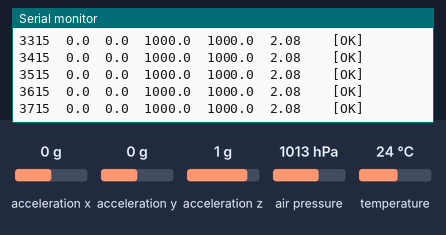
A sketch run on a simulated Arduino Uno, built with avr-gcc and run on an emulated ATmega328P. On the bench: the last lines printed to the serial monitor. Wiring (inferred from the names in the program): MPU-6050 motion sensor at I2C address 0x68; BMP180 pressure sensor at I2C address 0x77. The inputs (shaded band) are chosen by the test bench; at power-on: acceleration x 0 g, acceleration y 0 g, acceleration z 1 g, air pressure 1013 hPa, temperature 24 °C.

Above: at 3.8 s.
3.9 s: acceleration x set to -1.4 g
At 4.33 s:
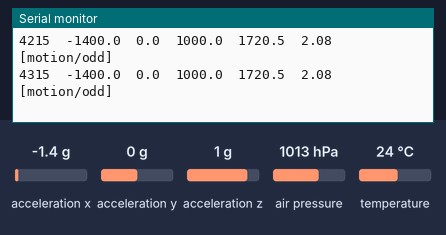
5.5 s: acceleration y set to -1.4 g
At 5.53 s:
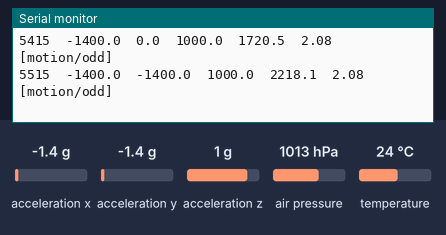
7.0 s: acceleration z set to -1.4 g
At 7.23 s:
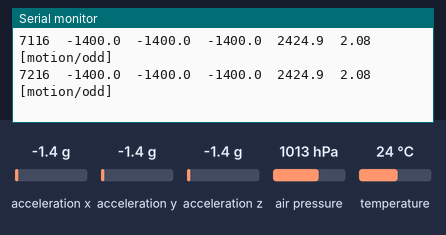
8.5 s: air pressure set to 952 hPa
At 9.03 s:
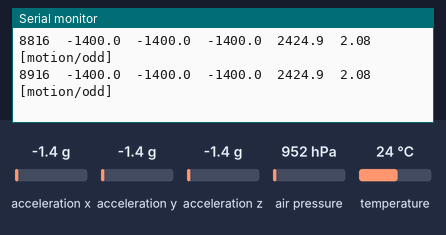
10.0 s: temperature set to 12 °C
At 10.23 s:
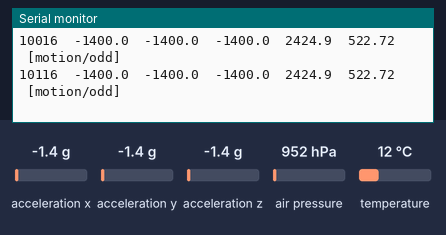
Timing chart, 0 to 12.5 s (numbered marks = the images above; inputs shaded):
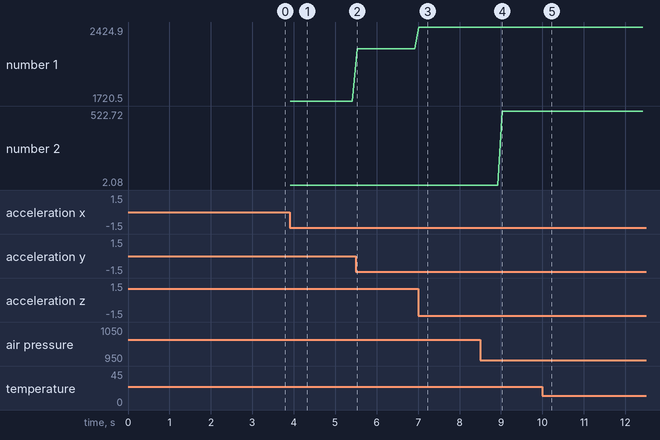

Measured:
- after the input at 3.9 s, the serial monitor: prints a new line at once (image 1)
- after the input at 5.5 s, the serial monitor: prints a new line at once (image 2)
- after the input at 7.0 s, the serial monitor: prints a new line at once (image 3)
- plotted number 1: 1720.5 → 2218.1 after the input at 5.5 s, 2218.1 → 2424.9 after the input at 7.0 s
- plotted number 2: 2.08 → 522.72 after the input at 8.5 s, 522.72 → 522.63 after the input at 10.0 s

The sketch:

SafeStride.ino
```cpp
/*
  MYOSA Continuous Sensor Monitor

  Streams live accelerometer + altitude readings to Serial Monitor at ~10 Hz.
*/

#include <Wire.h>
#include <math.h>

#define MPU_ADDR_PRIMARY  0x68
#define MPU_ADDR_ALT      0x69
#define BMP_ADDR          0x77

uint8_t mpu_addr = 0;
bool bmp_ok = false;

// BMP180 calibration coefficients
int16_t  AC1, AC2, AC3, BMP_B1, B2, MB, MC, MD;
uint16_t AC4, AC5, AC6;
const uint8_t OSS = 0;

// BMP180 helpers
uint8_t bmp_read8(uint8_t reg) {
  Wire.beginTransmission(BMP_ADDR);
  Wire.write(reg);
  Wire.endTransmission(false);
  Wire.requestFrom(BMP_ADDR, 1);
  return Wire.read();
}

uint16_t bmp_read16(uint8_t reg) {
  Wire.beginTransmission(BMP_ADDR);
  Wire.write(reg);
  Wire.endTransmission(false);
  Wire.requestFrom(BMP_ADDR, 2);
  uint16_t v = Wire.read() << 8;
  v |= Wire.read();
  return v;
}

void bmp_write8(uint8_t reg, uint8_t val) {
  Wire.beginTransmission(BMP_ADDR);
  Wire.write(reg);
  Wire.write(val);
  Wire.endTransmission();
}

bool bmp_init() {
  if (bmp_read8(0xD0) != 0x55) return false;

  AC1 = bmp_read16(0xAA);
  AC2 = bmp_read16(0xAC);
  AC3 = bmp_read16(0xAE);
  AC4 = bmp_read16(0xB0);
  AC5 = bmp_read16(0xB2);
  AC6 = bmp_read16(0xB4);
  BMP_B1 = bmp_read16(0xB6);
  B2  = bmp_read16(0xB8);
  MB  = bmp_read16(0xBA);
  MC  = bmp_read16(0xBC);
  MD  = bmp_read16(0xBE);

  return true;
}

long bmp_read_raw_temp() {
  bmp_write8(0xF4, 0x2E);
  delay(5);
  return (long)bmp_read16(0xF6);
}

long bmp_read_raw_pressure() {
  bmp_write8(0xF4, 0x34 + (OSS << 6));
  delay(5);
  return (long)bmp_read16(0xF6);
}

float bmp_altitude() {
  long UT = bmp_read_raw_temp();
  long UP = bmp_read_raw_pressure();

  long X1 = ((UT - (long)AC6) * (long)AC5) >> 15;
  long X2 = ((long)MC << 11) / (X1 + MD);
  long B5 = X1 + X2;

  long B6 = B5 - 4000;
  X1 = ((long)B2 * ((B6 * B6) >> 12)) >> 11;
  X2 = ((long)AC2 * B6) >> 11;
  long X3 = X1 + X2;
  long B3 = ((((long)AC1 * 4 + X3) << OSS) + 2) >> 2;

  X1 = ((long)AC3 * B6) >> 13;
  X2 = ((long)BMP_B1 * ((B6 * B6) >> 12)) >> 16;
  X3 = ((X1 + X2) + 2) >> 2;

  unsigned long B4 = ((unsigned long)AC4 * (unsigned long)(X3 + 32768)) >> 15;
  unsigned long B7 = ((unsigned long)UP - B3) * (50000 >> OSS);

  long p;
  if (B7 < 0x80000000) p = (B7 * 2) / B4;
  else                 p = (B7 / B4) * 2;

  X1 = (p >> 8) * (p >> 8);
  X1 = (X1 * 3038) >> 16;
  X2 = (-7357 * p) >> 16;
  p = p + ((X1 + X2 + 3791) >> 4);

  return 44330.0f * (1.0f - pow(p / 101325.0f, 1.0f / 5.255f));
}

// MPU6050 helpers
bool mpu_probe(uint8_t addr) {
  Wire.beginTransmission(addr);
  Wire.write(0x75);
  if (Wire.endTransmission(false) != 0) return false;

  Wire.requestFrom(addr, (uint8_t)1);
  if (!Wire.available()) return false;

  uint8_t who = Wire.read();
  return (who == 0x68 || who == 0x70 || who == 0x71);
}

void mpu_wake(uint8_t addr) {
  Wire.beginTransmission(addr);
  Wire.write(0x6B);
  Wire.write(0x00);
  Wire.endTransmission();
}

bool mpu_read_accel(float &ax, float &ay, float &az) {
  Wire.beginTransmission(mpu_addr);
  Wire.write(0x3B);
  if (Wire.endTransmission(false) != 0) return false;

  uint8_t n = Wire.requestFrom(mpu_addr, (uint8_t)6);
  if (n != 6) return false;

  int16_t rx = (Wire.read() << 8) | Wire.read();
  int16_t ry = (Wire.read() << 8) | Wire.read();
  int16_t rz = (Wire.read() << 8) | Wire.read();

  ax = rx / 16384.0f * 1000.0f;
  ay = ry / 16384.0f * 1000.0f;
  az = rz / 16384.0f * 1000.0f;

  return true;
}

void setup() {
  Serial.begin(115200);
  delay(2000);

  Wire.begin();
  Wire.setClock(100000);
  delay(500);

  Serial.println();
  Serial.println("=== MYOSA Continuous Sensor Monitor ===");
  Serial.println();

  if (mpu_probe(MPU_ADDR_PRIMARY)) {
    mpu_addr = MPU_ADDR_PRIMARY;
    Serial.println("MPU6050 found at 0x68");
  } else if (mpu_probe(MPU_ADDR_ALT)) {
    mpu_addr = MPU_ADDR_ALT;
    Serial.println("MPU6050 found at 0x69");
  } else {
    Serial.println("MPU6050 NOT FOUND on bus");
  }

  if (mpu_addr) {
    mpu_wake(mpu_addr);
    delay(100);
  }

  bmp_ok = bmp_init();
  Serial.println(bmp_ok ? "BMP180 found at 0x77" : "BMP180 NOT FOUND");

  Serial.println();
  Serial.println("Streaming live data:");
  Serial.println();
  Serial.println("t_ms\tax(mg)\tay(mg)\taz(mg)\t|a|(mg)\talt(m)\t\tstatus");
  Serial.println("-----\t------\t------\t------\t-------\t------\t\t------");
}

void loop() {
  static unsigned long lastSample = 0;
  static unsigned long lastAlt = 0;
  static float cachedAlt = 0;

  unsigned long now = millis();

  if (now - lastSample < 100) return;
  lastSample = now;

  float ax = 0, ay = 0, az = 0;
  bool accel_ok = false;

  if (mpu_addr) {
    accel_ok = mpu_read_accel(ax, ay, az);
  }

  if (bmp_ok && (now - lastAlt > 500)) {
    lastAlt = now;
    cachedAlt = bmp_altitude();
  }

  float mag = sqrt(ax * ax + ay * ay + az * az);

  Serial.print(now);       Serial.print("\t");
  Serial.print(ax, 1);     Serial.print("\t");
  Serial.print(ay, 1);     Serial.print("\t");
  Serial.print(az, 1);     Serial.print("\t");
  Serial.print(mag, 1);    Serial.print("\t");

  if (bmp_ok) Serial.print(cachedAlt, 2);
  else        Serial.print("---");

  Serial.print("\t\t");

  if (!mpu_addr)       Serial.print("[ACCEL DEAD] ");
  else if (!accel_ok)  Serial.print("[ACCEL READ FAIL] ");
  else if (mag < 100)  Serial.print("[ACCEL STUCK ZERO] ");
  else if (mag > 800 && mag < 1200) Serial.print("[OK] ");
  else                 Serial.print("[motion/odd] ");

  if (!bmp_ok) Serial.print("[ALT DEAD]");

  Serial.println();
}
```
